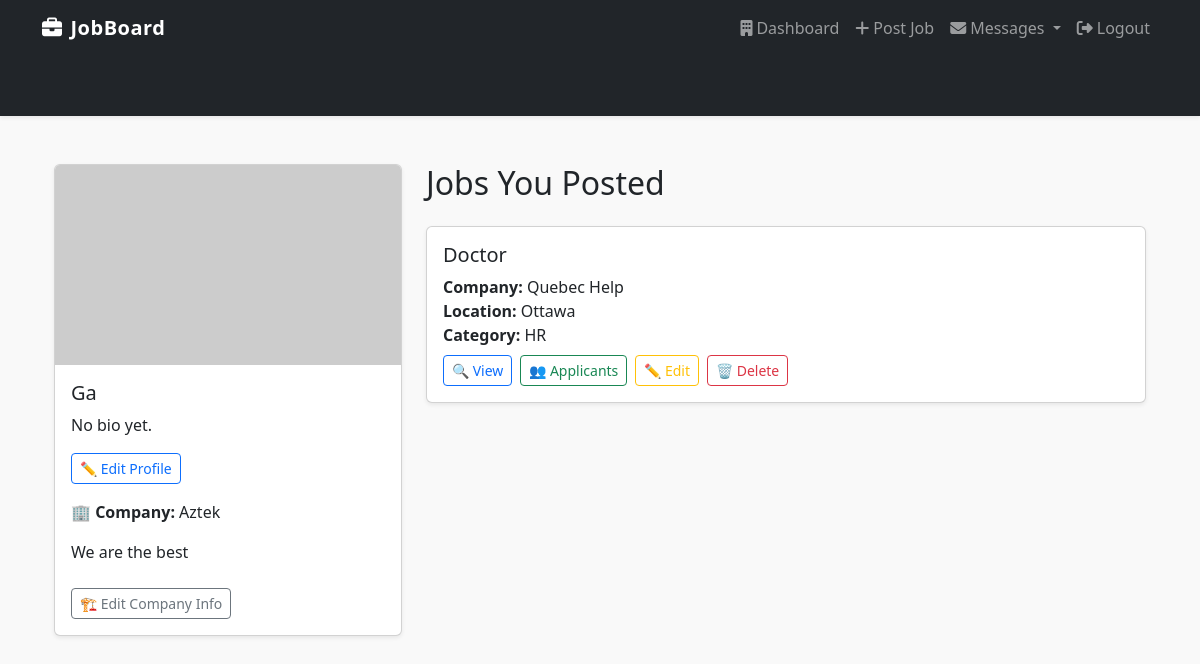
/dashboard/employer/ (signed in), run on the app's committed database.
### core/models.py (models this page shows, shortened)
class Profile(models.Model):
    USER_TYPE_CHOICES = (
        ('seeker', 'Job Seeker'),
        ('employer', 'Employer'),
    )
    user = models.OneToOneField(User, on_delete=models.CASCADE)
    user_type = models.CharField(max_length=10, choices=USER_TYPE_CHOICES)
    bio = models.TextField(blank=True, null=True)
    profile_picture = models.ImageField(upload_to='profile_pics/', blank=True, null=True)
    resume = models.FileField(upload_to='resumes/', blank=True, null=True, validators=[FileExtensionValidator(allowed_extensions=['pdf', 'docx'])])

class EmployerProfile(models.Model):
    user = models.OneToOneField(User, on_delete=models.CASCADE)
    company_name = models.CharField(max_length=255, blank=True, null=True)
    description = models.TextField(blank=True, null=True)
    logo = models.ImageField(upload_to='company_logos/', blank=True, null=True)

class Job(models.Model):
    CATEGORY_CHOICES = [
        ('IT', 'IT'),
        ('HR', 'HR'),
        ('Finance', 'Finance'),
        ('Marketing', 'Marketing'),
    ]
    title = models.CharField(max_length=255)
    company = models.CharField(max_length=255)
    description = models.TextField()
    location = models.CharField(max_length=255)
    category = models.CharField(max_length=50, choices=CATEGORY_CHOICES)
    posted_by = models.ForeignKey(User, on_delete=models.CASCADE)
    date_posted = models.DateTimeField(auto_now_add=True)

### core/views.py (the view)
# urls.py: path('dashboard/employer/', views.employer_dashboard, name='employer_dashboard'),
@login_required
def employer_dashboard(request):
    jobs = Job.objects.filter(posted_by=request.user)
    return render(request, 'dashboard/employer_dashboard.html', {'jobs': jobs})

### core/templates/dashboard/employer_dashboard.html (shortened to what this page needs)
{% extends 'base.html' %}
{% block content %}
<div class="container mt-5">
  <div class="row mb-4">
    <div class="col-lg-4 mb-4">
      <div class="card shadow-sm h-100">
        {% if user.profile.profile_picture %}
          <img src="{{ user.profile.profile_picture.url }}" class="card-img-top img-fluid" style="object-fit: cover; height: 200px;" alt="Profile Picture">
        {% else %}
          <img src="https://via.placeholder.com/300" class="card-img-top img-fluid" style="object-fit: cover; height: 200px;" alt="Default Pic">
        {% endif %}
        <div class="card-body">
          <h5 class="card-title">{{ user.username }}</h5>
          <p class="card-text">{{ user.profile.bio|default:"No bio yet." }}</p>
          <a href="{% url 'edit_profile' %}" class="btn btn-sm btn-outline-primary mb-3">✏️ Edit Profile</a>
          {% with user.employerprofile as employer %}
            {% if employer.company_name %}
              <p><strong>🏢 Company:</strong> {{ employer.company_name }}</p>
            {% endif %}
            {% if employer.description %}
              <p>{{ employer.description }}</p>
            {% endif %}
            <a href="{% url 'edit_employer_profile' %}" class="btn btn-sm btn-outline-secondary mt-2">🏗️ Edit Company Info</a>
          {% endwith %}
        </div>
      </div>
    </div>
    <div class="col-lg-8">
      <h2 class="mb-4 text-center text-lg-start">Jobs You Posted</h2>
      {% if jobs %}
        <div class="row">
          {% for job in jobs %}
            <div class="col-12 mb-3">
              <div class="card shadow-sm">
                <div class="card-body">
                  <h5 class="card-title">{{ job.title }}</h5>
                  <p class="card-text mb-2">
                    <strong>Company:</strong> {{ job.company }}<br>
                    <strong>Location:</strong> {{ job.location }}<br>
                    <strong>Category:</strong> {{ job.category }}
                  </p>
                  <div class="d-flex gap-2 flex-wrap">
                    <a href="{% url 'job_detail' job.id %}" class="btn btn-sm btn-outline-primary">🔍 View</a>
                    <a href="{% url 'view_applicants' job.id %}" class="btn btn-sm btn-outline-success">👥 Applicants</a>
                    <a href="{% url 'edit_job' job.id %}" class="btn btn-sm btn-outline-warning">✏️ Edit</a>
                    <a href="{% url 'delete_job' job.id %}" class="btn btn-sm btn-outline-danger"
                       onclick="return confirm('Are you sure you want to delete this job post?');">🗑️ Delete</a>
                  </div>
                </div>
              </div>
            </div>
          {% endfor %}
        </div>
      {% else %}
        <div class="alert alert-info text-center">You haven't posted any jobs yet.</div>
      {% endif %}
    </div>
  </div>
</div>
{% endblock %}

### core/templates/base.html (style rules this page uses)
body { background-color: #f9f9f9; }
.container { padding-bottom: 60px; }

### data on the page
EmployerProfile: company_name "Aztek", description "We are the best"
Job: title "Doctor", company "Quebec Help", location "Ottawa", category "HR"

### other printed values
{{ user.username }} "Ga"
{{ user.profile.bio|default:"No bio yet." }} "No bio yet."
